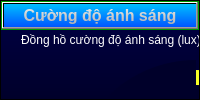
                              <widget class="QFrame" name="Top_Ctrl_frame_3">
                               <property name="sizePolicy">
                                <sizepolicy hsizetype="Preferred" vsizetype="Expanding">
                                 <horstretch>0</horstretch>
                                 <verstretch>0</verstretch>
                                </sizepolicy>
                               </property>
                               <property name="styleSheet">
                                <string notr="true">background-color: qlineargradient(spread:pad, x1:1, y1:1, x2:1, y2:0, stop:0 rgba(0, 0, 42, 255), stop:1 rgba(0, 0, 70, 255));</string>
                               </property>
                               <property name="frameShape">
                                <enum>QFrame::StyledPanel</enum>
                               </property>
                               <property name="frameShadow">
                                <enum>QFrame::Raised</enum>
                               </property>
                               <layout class="QVBoxLayout" name="verticalLayout_31">
                                <property name="spacing">
                                 <number>0</number>
                                </property>
                                <property name="leftMargin">
                                 <number>0</number>
                                </property>
                                <property name="topMargin">
                                 <number>0</number>
                                </property>
                                <property name="rightMargin">
                                 <number>0</number>
                                </property>
                                <property name="bottomMargin">
                                 <number>0</number>
                                </property>
                                <item>
                                 <widget class="QFrame" name="Top_Ctrl_frame3_header">
                                  <property name="styleSheet">
                                   <string notr="true">background-color: rgb(0, 200, 0);</string>
                                  </property>
                                  <property name="frameShape">
                                   <enum>QFrame::StyledPanel</enum>
                                  </property>
                                  <property name="frameShadow">
                                   <enum>QFrame::Raised</enum>
                                  </property>
                                  <layout class="QVBoxLayout" name="verticalLayout_21">
                                   <property name="spacing">
                                    <number>0</number>
                                   </property>
                                   <property name="leftMargin">
                                    <number>0</number>
                                   </property>
                                   <property name="topMargin">
                                    <number>0</number>
                                   </property>
                                   <property name="rightMargin">
                                    <number>0</number>
                                   </property>
                                   <property name="bottomMargin">
                                    <number>0</number>
                                   </property>
                                   <item>
                                    <widget class="QPushButton" name="Top_Ctrl_header3">
                                     <property name="font">
                                      <font>
                                       <family>Segoe UI</family>
                                       <pointsize>12</pointsize>
                                       <weight>75</weight>
                                       <bold>true</bold>
                                      </font>
                                     </property>
                                     <property name="styleSheet">
                                      <string notr="true">color: qlineargradient(spread:pad, x1:1, y1:1, x2:1, y2:0, stop:0 rgba(171, 171, 171, 255), stop:1 rgba(239, 239, 239, 255));
background-color: qlineargradient(spread:pad, x1:1, y1:1, x2:1, y2:0, stop:0 rgba(0, 85, 255, 255), stop:1 rgba(0, 192, 255, 255));</string>
                                     </property>
                                     <property name="text">
                                      <string>Cường độ ánh sáng</string>
                                     </property>
                                    </widget>
                                   </item>
                                  </layout>
                                 </widget>
                                </item>
                                <item>
                                 <widget class="QFrame" name="Top_Ctrl_frame3_body">
                                  <property name="sizePolicy">
                                   <sizepolicy hsizetype="Preferred" vsizetype="Expanding">
                                    <horstretch>0</horstretch>
                                    <verstretch>0</verstretch>
                                   </sizepolicy>
                                  </property>
                                  <property name="styleSheet">
                                   <string notr="true">background-color: rgba(0, 0, 0, 0);</string>
                                  </property>
                                  <property name="frameShape">
                                   <enum>QFrame::StyledPanel</enum>
                                  </property>
                                  <property name="frameShadow">
                                   <enum>QFrame::Raised</enum>
                                  </property>
                                  <widget class="QLabel" name="label_3">
                                   <property name="geometry">
                                    <rect>
                                     <x>20</x>
                                     <y>0</y>
                                     <width>191</width>
                                     <height>20</height>
                                    </rect>
                                   </property>
                                   <property name="styleSheet">
                                    <string notr="true">color: rgb(255, 255, 255);</string>
                                   </property>
                                   <property name="text">
                                    <string>Đồng hồ cường độ ánh sáng (lux)</string>
                                   </property>
                                  </widget>
                                  <widget class="QSlider" name="Top_Ctrl_frame3_body_lux_vertical">
                                   <property name="geometry">
                                    <rect>
                                     <x>350</x>
                                     <y>20</y>
                                     <width>22</width>
                                     <height>131</height>
                                    </rect>
                                   </property>
                                   <property name="pageStep">
                                    <number>1</number>
                                   </property>
                                   <property name="orientation">
                                    <enum>Qt::Vertical</enum>
                                   </property>
                                  </widget>
                                  <widget class="QLabel" name="Top_Ctrl_frame3_body_lux_1">
                                   <property name="geometry">
                                    <rect>
                                     <x>95</x>
                                     <y>55</y>
                                     <width>200</width>
                                     <height>200</height>
                                    </rect>
                                   </property>
                                   <property name="font">
                                    <font>
                                     <family>Segoe UI</family>
                                     <pointsize>16</pointsize>
                                    </font>
                                   </property>
                                   <property name="styleSheet">
                                    <string notr="true">background-color: rgb( 0, 0, 42);
border-radius: 100px;
color: qlineargradient(spread:pad, x1:1, y1:1, x2:1, y2:0, stop:0 rgba(171, 171, 171, 255), stop:1 rgba(239, 239, 239, 255));</string>
                                   </property>
                                   <property name="text">
                                    <string>LUX</string>
                                   </property>
                                   <property name="alignment">
                                    <set>Qt::AlignCenter</set>
                                   </property>
                                  </widget>
                                  <widget class="QLabel" name="Top_Ctrl_frame3_body_lux_2">
                                   <property name="geometry">
                                    <rect>
                                     <x>80</x>
                                     <y>40</y>
                                     <width>230</width>
                                     <height>230</height>
                                    </rect>
                                   </property>
                                   <property name="styleSheet">
                                    <string notr="true">border-radius: 115px;
background-color: qconicalgradient(cx:0.49599, cy:0.51, angle:90, stop:0 rgba(252, 255, 216, 255), stop:0.549479 rgba(254, 255, 70, 255), stop:0.952625 rgba(249, 255, 39, 255));
</string>
                                   </property>
                                   <property name="text">
                                    <string/>
                                   </property>
                                  </widget>
                                  <widget class="QLabel" name="Top_Ctrl_frame3_body_lux_3">
                                   <property name="geometry">
                                    <rect>
                                     <x>130</x>
                                     <y>170</y>
                                     <width>131</width>
                                     <height>71</height>
                                    </rect>
                                   </property>
                                   <property name="styleSheet">
                                    <string notr="true">color: qlineargradient(spread:pad, x1:1, y1:1, x2:1, y2:0, stop:0 rgba(171, 171, 171, 255), stop:1 rgba(239, 239, 239, 255));</string>
                                   </property>
                                   <property name="text">
                                    <string/>
                                   </property>
                                   <property name="alignment">
                                    <set>Qt::AlignCenter</set>
                                   </property>
                                  </widget>
                                  <widget class="QLabel" name="Top_Ctrl_frame3_body_lux_4">
                                   <property name="geometry">
                                    <rect>
                                     <x>70</x>
                                     <y>30</y>
                                     <width>250</width>
                                     <height>250</height>
                                    </rect>
                                   </property>
                                   <property name="styleSheet">
                                    <string notr="true">border-radius:125px;
background-color:  qconicalgradient(cx:0.5, cy:0.5, angle:90, stop:0.38806 rgba(0, 0, 42, 255), stop:0.39801 rgba(0, 0, 42, 0));

</string>
                                   </property>
                                   <property name="text">
                                    <string/>
                                   </property>
                                  </widget>
                                  <zorder>label_3</zorder>
                                  <zorder>Top_Ctrl_frame3_body_lux_vertical</zorder>
                                  <zorder>Top_Ctrl_frame3_body_lux_2</zorder>
                                  <zorder>Top_Ctrl_frame3_body_lux_4</zorder>
                                  <zorder>Top_Ctrl_frame3_body_lux_1</zorder>
                                  <zorder>Top_Ctrl_frame3_body_lux_3</zorder>
                                 </widget>
                                </item>
                               </layout>
                              </widget>
